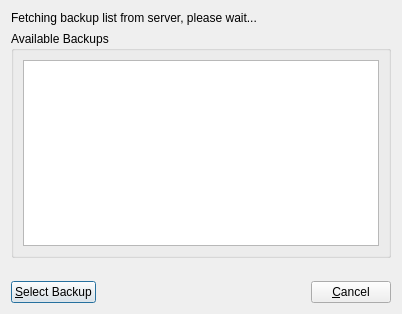
<?xml version="1.0" encoding="UTF-8"?>
<ui version="4.0">
 <class>lifeListBackups</class>
 <widget class="QDialog" name="lifeListBackups">
  <property name="geometry">
   <rect>
    <x>0</x>
    <y>0</y>
    <width>402</width>
    <height>314</height>
   </rect>
  </property>
  <property name="windowTitle">
   <string>Select Backup</string>
  </property>
  <property name="windowIcon">
   <iconset resource="lPreserve.qrc">
    <normaloff>:/images/images/lifepreserver.png</normaloff>:/images/images/lifepreserver.png</iconset>
  </property>
  <layout class="QGridLayout" name="gridLayout_2">
   <item row="0" column="0">
    <widget class="QLabel" name="labelStatus">
     <property name="text">
      <string>Fetching backup list from server, please wait...</string>
     </property>
    </widget>
   </item>
   <item row="1" column="0">
    <widget class="QGroupBox" name="groupBackups">
     <property name="title">
      <string>Available Backups</string>
     </property>
     <layout class="QGridLayout" name="gridLayout">
      <item row="0" column="0">
       <widget class="QListWidget" name="listBackups"/>
      </item>
     </layout>
    </widget>
   </item>
   <item row="2" column="0">
    <spacer name="verticalSpacer">
     <property name="orientation">
      <enum>Qt::Vertical</enum>
     </property>
     <property name="sizeType">
      <enum>QSizePolicy::Fixed</enum>
     </property>
     <property name="sizeHint" stdset="0">
      <size>
       <width>168</width>
       <height>17</height>
      </size>
     </property>
    </spacer>
   </item>
   <item row="3" column="0">
    <layout class="QHBoxLayout" name="horizontalLayout">
     <item>
      <widget class="QPushButton" name="pushSelectBackup">
       <property name="text">
        <string>&amp;Select Backup</string>
       </property>
      </widget>
     </item>
     <item>
      <spacer name="horizontalSpacer">
       <property name="orientation">
        <enum>Qt::Horizontal</enum>
       </property>
       <property name="sizeHint" stdset="0">
        <size>
         <width>40</width>
         <height>20</height>
        </size>
       </property>
      </spacer>
     </item>
     <item>
      <widget class="QPushButton" name="pushCancel">
       <property name="text">
        <string>&amp;Cancel</string>
       </property>
      </widget>
     </item>
    </layout>
   </item>
  </layout>
 </widget>
 <resources>
  <include location="lPreserve.qrc"/>
 </resources>
 <connections/>
</ui>
